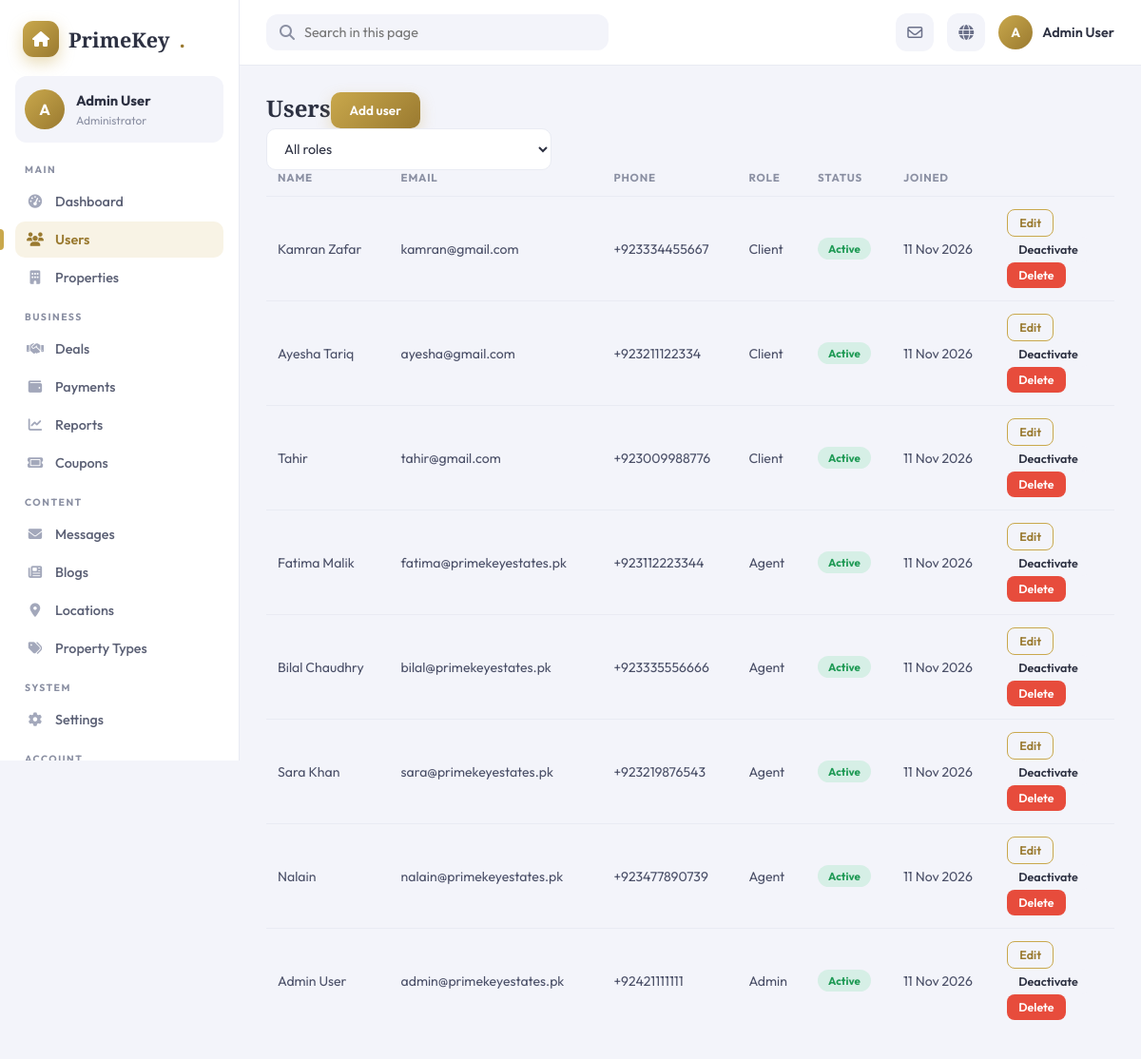
/admin/users (signed in), run on an earlier commit of the app's database.
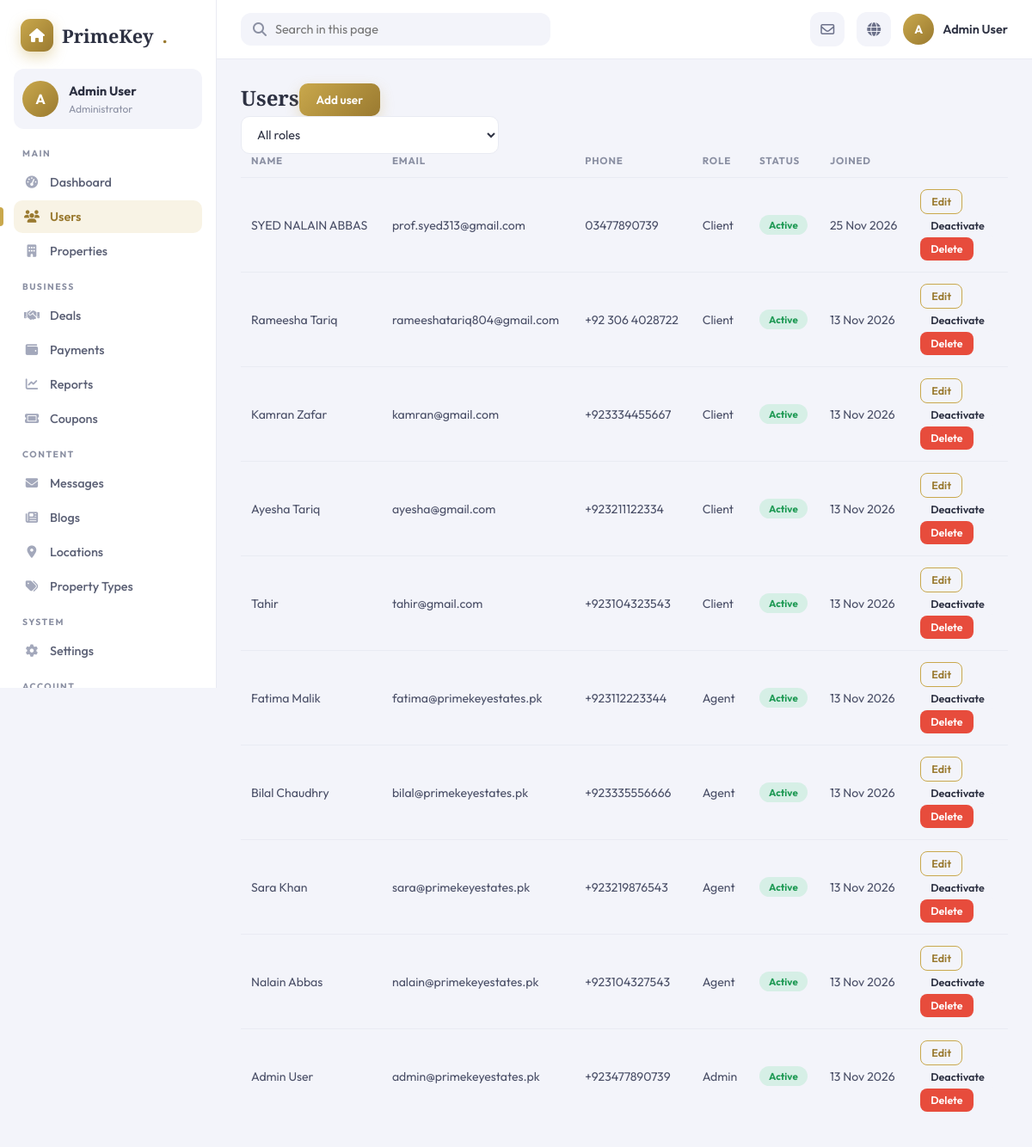
And on a later commit of the database.
### app/models.py (models this page shows)
class User(db.Model):
    __tablename__ = 'users'
    id           = db.Column(db.Integer, primary_key=True)
    name         = db.Column(db.String(100), nullable=False)
    email        = db.Column(db.String(120), unique=True, nullable=False)
    password     = db.Column(db.String(200), nullable=False)
    phone        = db.Column(db.String(20))
    cnic         = db.Column(db.String(20))
    profile_pic  = db.Column(db.String(200), default='default_user.png')
    role_id      = db.Column(db.Integer, db.ForeignKey('roles.id'), nullable=False, default=3)
    is_active    = db.Column(db.Boolean, default=True)
    created_at   = db.Column(db.DateTime, default=datetime.utcnow)
    role              = db.relationship('Role', back_populates='users')
    agent_profile     = db.relationship('Agent', back_populates='user', uselist=False)
    favorites         = db.relationship('Favorite', back_populates='client', lazy=True)
    inquiries         = db.relationship('Inquiry', back_populates='client', lazy=True)
    offers            = db.relationship('Offer', back_populates='client', lazy=True)
    deals_as_buyer    = db.relationship('Deal', foreign_keys='Deal.buyer_id', back_populates='buyer', lazy=True)
    site_visits       = db.relationship('SiteVisit', foreign_keys='SiteVisit.client_id', back_populates='client', lazy=True)
    notifications     = db.relationship('Notification', back_populates='user', lazy=True)
    activity_logs     = db.relationship('ActivityLog', back_populates='user', lazy=True)
    blogs             = db.relationship('Blog', back_populates='author', lazy=True)
    shortlists        = db.relationship('Shortlist', back_populates='client', lazy=True)
    property_views    = db.relationship('PropertyView', back_populates='user', lazy=True)
    search_logs       = db.relationship('SearchLog', back_populates='user', lazy=True)
    reviews_given     = db.relationship('AgentReview', back_populates='client', lazy=True)
    rent_as_tenant    = db.relationship('RentAgreement', foreign_keys='RentAgreement.tenant_id', back_populates='tenant', lazy=True)
    maintenance_reqs  = db.relationship('MaintenanceRequest', back_populates='tenant', lazy=True)
    coupon_uses       = db.relationship('CouponUse', back_populates='user', lazy=True)
    business_reports  = db.relationship('BusinessReport', back_populates='generated_by_user', lazy=True)

class Role(db.Model):
    __tablename__ = 'roles'
    id          = db.Column(db.Integer, primary_key=True)
    name        = db.Column(db.String(50), unique=True, nullable=False)
    description = db.Column(db.String(200))
    users       = db.relationship('User', back_populates='role', lazy=True)

### app/blueprints/admin/routes.py (the view)
@admin_bp.route('/users')
@admin_required
def users():
    role_filter = request.args.get('role', 0, type=int)
    q = User.query
    if role_filter:
        q = q.filter_by(role_id=role_filter)
    users = q.order_by(User.created_at.desc()).all()
    roles = Role.query.all()
    return render_template('admin/users.html', users=users, roles=roles, role_filter=role_filter)

### app/blueprints/admin/routes.py (called while the page is built)
def admin_required(f):
    @wraps(f)
    def decorated(*args, **kwargs):
        if 'user_id' not in session:
            flash('Please login.', 'warning')
            return redirect(url_for('auth.login'))
        if session.get('user_role') != 1:
            flash('Admin access required.', 'danger')
            return redirect(url_for('public.index'))
        return f(*args, **kwargs)
    return decorated

### app/templates/admin/users.html (shortened to what this page needs)
{% extends 'admin/base_admin.html' %}
{% block content %}
<div class="">
  <div class="d-flex justify-content-between align-items-center mb-3">
    <h2 class="mb-0">Users</h2>
    <a href="{{ url_for('admin.add_user') }}" class="btn btn-primary">Add user</a>
  </div>
  <form method="GET" class="mb-3 d-flex gap-2" style="max-width:300px">
    <select name="role" class="form-select" onchange="this.form.submit()">
      <option value="0">All roles</option>
    </select>
  </form>
  {% if users %}
  <div class="table-wrap">
    <table class="table">
      <thead><tr><th>Name</th><th>Email</th><th>Phone</th><th>Role</th><th>Status</th><th>Joined</th><th></th></tr></thead>
      <tbody>
        {% for u in users %}
        <tr>
          <td>{{ u.name }}</td>
          <td>{{ u.email }}</td>
          <td>{{ u.phone or '—' }}</td>
          <td>{{ u.role.name if u.role else u.role_id }}</td>
          <td><span class="badge badge-{{ 'success' if u.is_active else 'muted' }}">{{ 'Active' if u.is_active else 'Inactive' }}</span></td>
          <td>{{ u.created_at.strftime('%d %b %Y') if u.created_at else '—' }}</td>
          <td class="text-end">
            <a href="{{ url_for('admin.edit_user', user_id=u.id) }}" class="btn btn-sm btn-outline">Edit</a>
            <form method="POST" action="{{ url_for('admin.toggle_user', user_id=u.id) }}" class="d-inline">{% if csrf_token is defined %}<input type="hidden" name="csrf_token" value="{{ csrf_token() }}">{% endif %}
              <button class="btn btn-sm btn-ghost">{{ 'Deactivate' if u.is_active else 'Activate' }}</button>
            </form>
            <form method="POST" action="{{ url_for('admin.delete_user', user_id=u.id) }}" class="d-inline" onsubmit="return confirm('Delete this user?');">
              <button class="btn btn-sm btn-danger">Delete</button>
            </form>
          </td>
        </tr>
        {% endfor %}
      </tbody>
    </table>
  </div>
  {% else %}
  <div class="text-center text-muted py-5"><p class="fs-5 mb-1">No users found</p></div>
  {% endif %}
</div>
{% endblock %}

### app/templates/admin/base_admin.html (shortened to what this page needs)
<!DOCTYPE html>
<html lang="en">
<head>
  <link rel="stylesheet" href="https://cdnjs.cloudflare.com/ajax/libs/font-awesome/6.5.1/css/all.min.css">
</head>
<body>
{% set alias = {
  'admin.add_user': 'admin.users', 'admin.edit_user': 'admin.users',
  'admin.contacts': 'admin.messages'
} %}
{% set cur = alias.get(request.endpoint, request.endpoint) %}
{% set uname = session.get('user_name') or 'Admin' %}
<div class="layout">
  <aside class="sidebar" id="sidebar">
    <div class="brand"><i class="fa-solid fa-house"></i> PrimeKey<span>.</span></div>
    <div class="me">
      <div class="avatar">{{ (uname[0])|upper }}</div>
      <div><b>{{ uname }}</b><small>Administrator</small></div>
    </div>
    <nav class="nav">
      {% for group, items in nav %}
        <div class="nav-label">{{ group }}</div>
        {% for ep, icon, text, badge in items %}
          <a href="{{ url_for(ep) }}" class="{{ 'active' if cur == ep }}">
            <i class="fa-solid {{ icon }}"></i> {{ text }}
          </a>
        {% endfor %}
      {% endfor %}
      <div class="nav-label">Account</div>
    </nav>
  </aside>
  <div class="main">
    <header class="topbar">
      <label class="search"><i class="fa-solid fa-magnifying-glass"></i><input type="text" id="pageSearch" placeholder="Search in this page"></label>
      <div class="top-right">
        <a class="icon-btn" href="{{ url_for('admin.messages') }}" title="Messages"><i class="fa-regular fa-envelope"></i>{% if unread_msgs|default(0) %}<span class="dot"></span>{% endif %}</a>
        <a class="icon-btn" href="{{ url_for('public.index') }}" title="View website"><i class="fa-solid fa-globe"></i></a>
        <div class="top-user"><div class="avatar sm">{{ (uname[0])|upper }}</div><span>{{ uname }}</span></div>
      </div>
    </header>
    <main class="content">
      {% block content %}{% block admin_content %}{% block dash_content %}{% block main_content %}{% endblock %}{% endblock %}{% endblock %}{% endblock %}
    </main>
  </div>
</div>
</body>
</html>

What changed in the data, as far as the page shows it:
changed User "Admin User": phone "+92421111111" → "+923477890739"; created_at "11 Nov 2026" → "13 Nov 2026"
added User: name "SYED NALAIN ABBAS", email "prof.syed313@gmail.com", phone "03477890739", role "Client", is_active "Active", created_at "25 Nov 2026", is_active "Deactivate"
added User: name "Rameesha Tariq", email "rameeshatariq804@gmail.com", phone "+92 306 4028722", role "Client", is_active "Active", created_at "13 Nov 2026", is_active "Deactivate"
changed User "Kamran Zafar": created_at "11 Nov 2026" → "13 Nov 2026"
changed User "Ayesha Tariq": created_at "11 Nov 2026" → "13 Nov 2026"
changed User "Tahir": phone "+923009988776" → "+923104323543"; created_at "11 Nov 2026" → "13 Nov 2026"
changed User "Fatima Malik": created_at "11 Nov 2026" → "13 Nov 2026"
changed User "Bilal Chaudhry": created_at "11 Nov 2026" → "13 Nov 2026"
changed User "Sara Khan": created_at "11 Nov 2026" → "13 Nov 2026"
changed User "nalain@primekeyestates.pk": name "Nalain" → "Nalain Abbas"; phone "+923477890739" → "+923104327543"; created_at "11 Nov 2026" → "13 Nov 2026"
